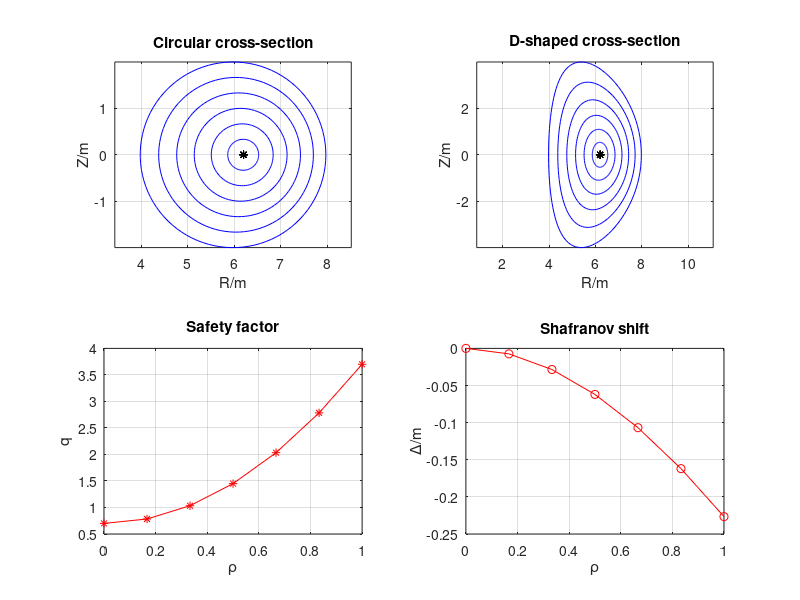

This chart was generated by the following MATLAB code:
clear all

R0=6.2;
a=2;

r=linspace(0,a,7);
theta=linspace(0,2*pi,100);

kappa = 1.6 + 0.4*(r/a).^2;     % 拉长比
delta =0.3*(r/a).^1.5;         % 三角率
Delta=-0.85*r+5.27*log(1+r/6.2);
q=0.7+3*(r/a).^2;

subplot(2,2,1);
for i=1:7

R = R0 +Delta(i)+r(i).*cos(theta );
    Z = r(i) * sin(theta);
    
    plot(R, Z,'b-') ;

    axis equal;
    hold on;

    plot(R0, 0,'k*') ;

    grid on;

end
    xlabel('R/m');
    ylabel('Z/m');
title('Circular cross-section');

subplot(2,2,2);
for i=1:7

R = R0 +Delta(i)+r(i).*cos(theta + delta(i)*sin(theta));
    Z = kappa(i) * r(i) * sin(theta);
    
    plot(R, Z,'b-') ;

  axis equal;
    hold on;

    plot(R0, 0,'k*') ;

    grid on;

end
    xlabel('R/m');
    ylabel('Z/m');
title('D-shaped cross-section')


subplot(2,2,3);
plot(r/a, q,'r*-') ;
    hold on;

    grid on;
    xlabel('\rho');
    ylabel('q');
    title('Safety factor');


subplot(2,2,4);

plot(r/a, Delta,'ro-') ;

    hold on;

    grid on;

    xlabel('\rho');
    ylabel('\Delta/m');
    title('Shafranov shift');

